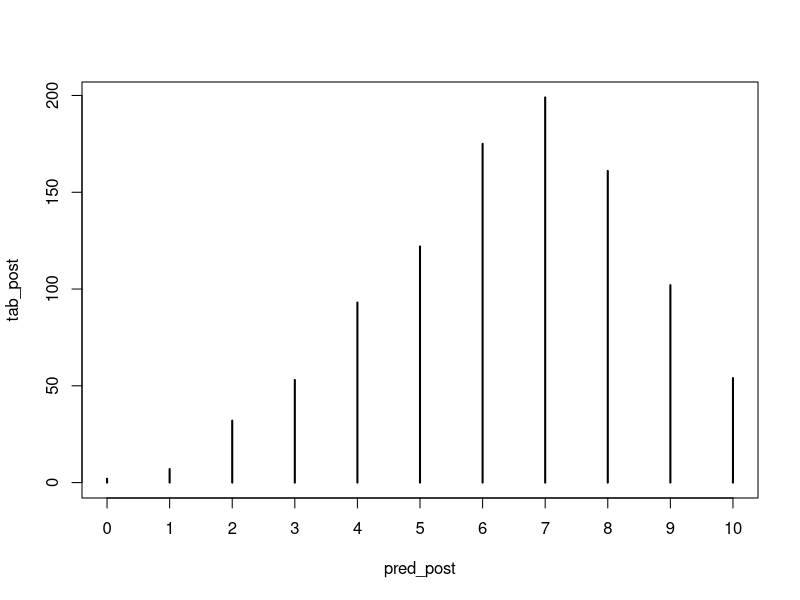

This figure's R source:
compute_posterier <- function(sample, poss = c(0, 0.25, 0.5, 0.75, 1)) {
  W <- sum(sample == "W")
  L <- sum(sample == "L")
  print(W)
  print(L)
  ways <- sapply(poss, function(q) (q * 4)^W * ((1 - q) * 4) ^ L)
  post <- ways / sum(ways)
  data.frame(poss, ways, post = round(post, 3))
}

sim_globe <- function(p = 0.7, n = 12) {
  sample(c("W", "L"), size = n, prob = c(p, 1 - p), replace = TRUE)
}


post_samples <- rbeta(1e3, 6 + 1, 3 + 1)
pred_post <- sapply(post_samples, function(p) sum(sim_globe(p, 10) == "W"))
tab_post <- table(pred_post)
plot(tab_post)
# for (i in 0:100) lines(c(i, i), c(0, tab_post[i + 1]), lwd = 4, col = 4)